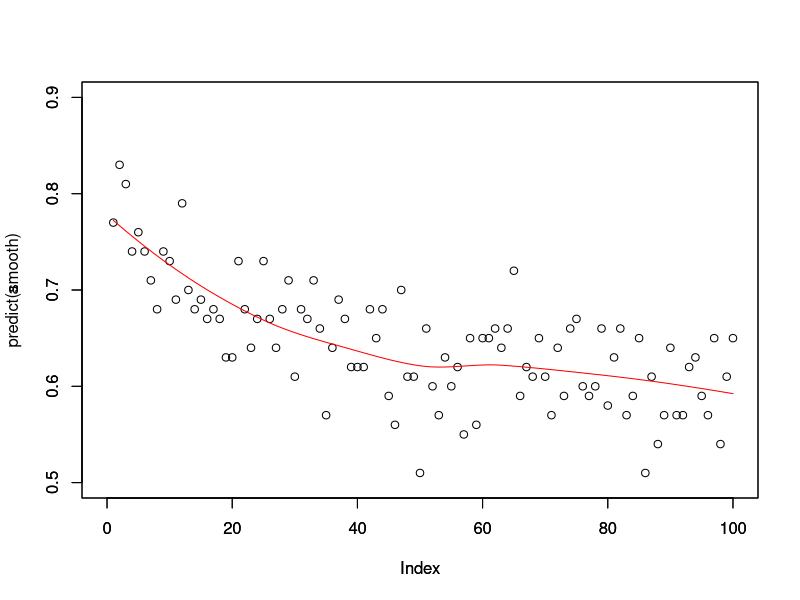

Generate this figure with R:
## ---- chunk 1
mcsampling<-function(v0,k0,N){
  
  mean_ya<-75.2
  var_ya<-7.3^2
  mean_yb<-y<-77.5
  var_yb<-8.1^2
  mu0=75;sigma02=100;
  n=16;
  vn=v0+n;
  kn=k0+n;
  
  mu.ya.n=(k0*mu0+n*mean_ya)/kn;
  mu.yb.n=(k0*mu0+n*mean_yb)/kn;
  sigman2.ya=(v0*sigma02+(n-1)*var_ya+(k0*n/kn)*(mean_ya-mu0)^2)*(1/vn)
  sigman2.yb=(v0*sigma02+(n-1)*var_yb+(k0*n/kn)*(mean_yb-mu0)^2)*(1/vn)
  
  precision.ya.sample<-rgamma(N,vn/2,(vn/2)*sigman2.ya)
  precision.yb.sample<-rgamma(N,vn/2,(vn/2)*sigman2.yb)
  theta.ya.sample<-rnorm(N,mu.ya.n,sqrt((1/precision.ya.sample)*(1/kn)))
  theta.yb.sample<-rnorm(N,mu.yb.n,sqrt((1/precision.yb.sample)*(1/kn)))
  mean(theta.ya.sample<theta.yb.sample)
  
  
}

mcsampling(1,1,100)
mcsampling(2,2,100)
mcsampling(4,4,100)
mcsampling(8,8,100)
mcsampling(16,16,100)
mcsampling(32,32,100)
v0=k0=seq(1,1000/10,1)

a<-NULL
for(i in 1:length(v0)){
  a[i]<-mcsampling(v0[i],k0[i],100)
}

plot(a,ylim=c(0.5,0.9),xlim=c(0,100))
par(new=TRUE)
smooth<-loess(a~v0)
plot(predict(smooth),type="l",col="red",ylim=c(0.5,0.9),xlim=c(0,100))

